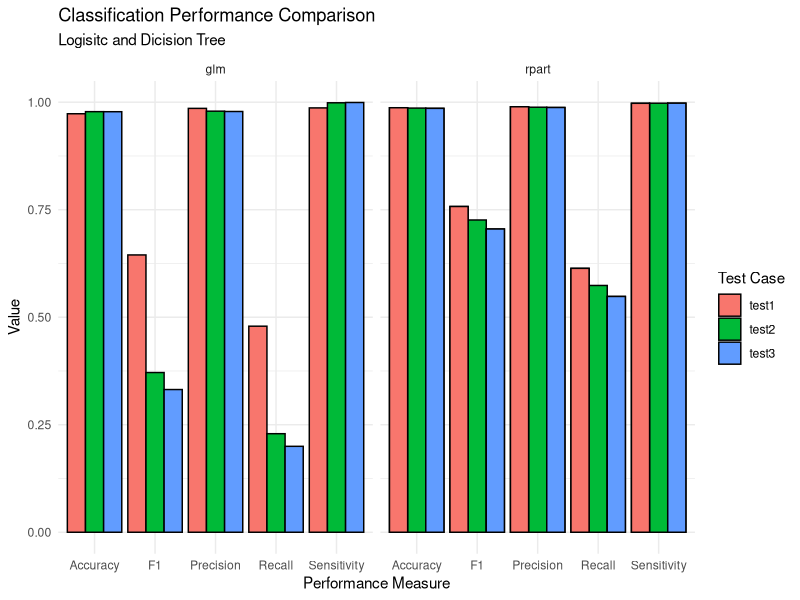
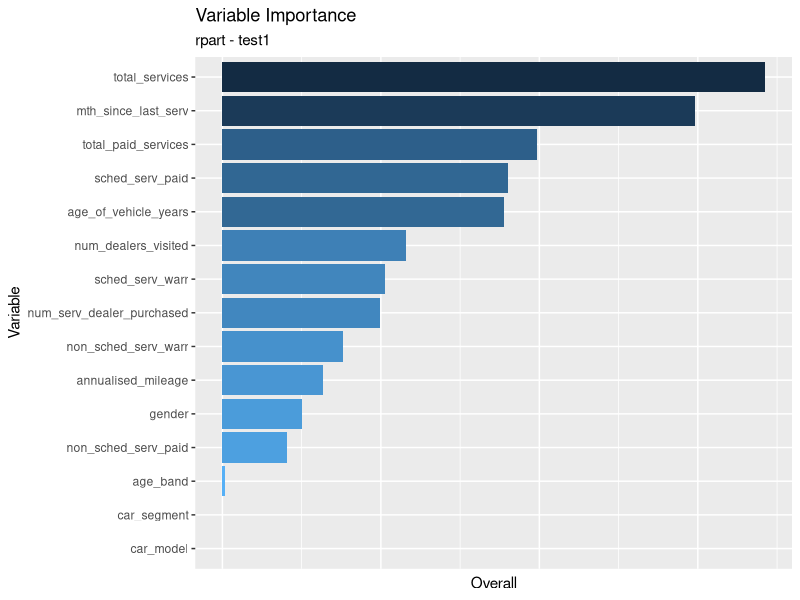
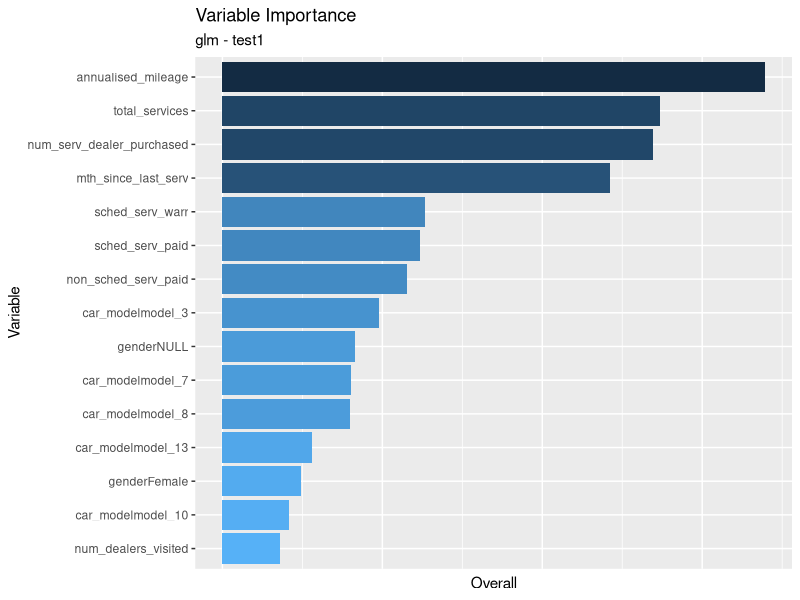
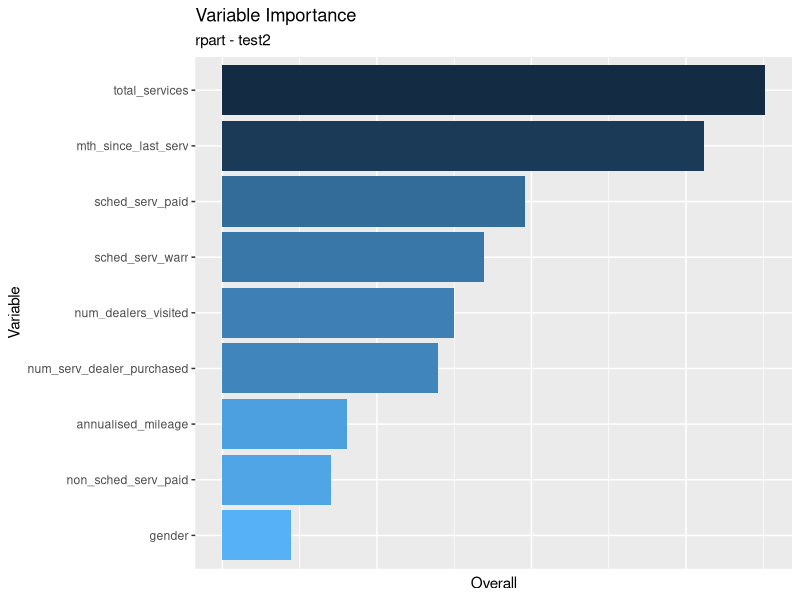
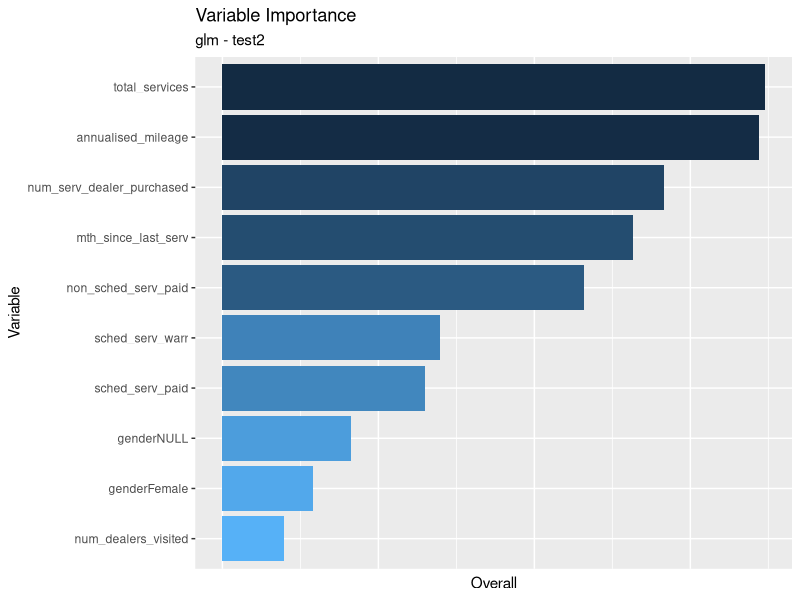
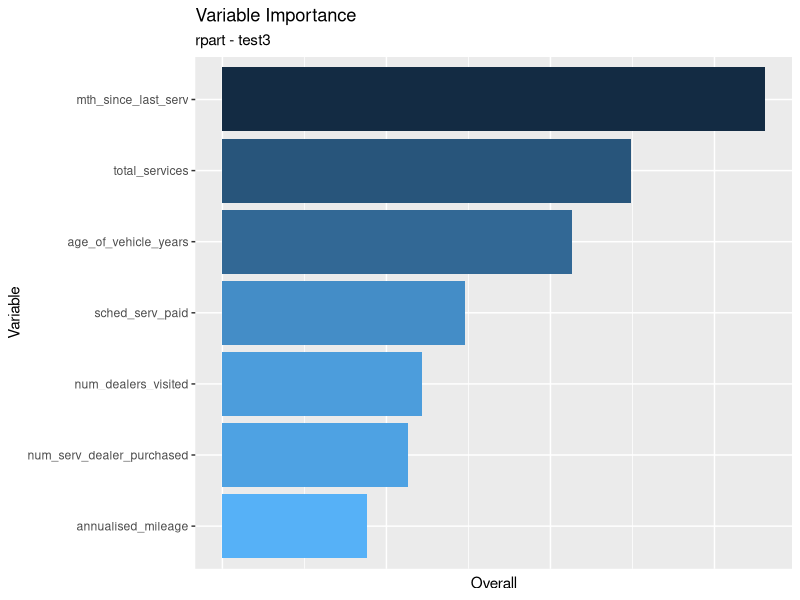
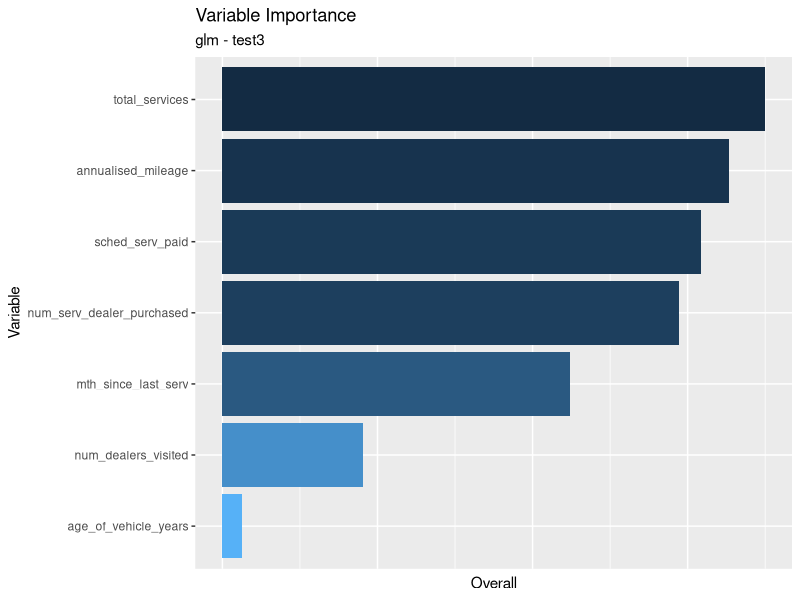

Here is the R script that generated these plots, in order:
#### compare test results 

library(readr)
library(dplyr)
library(ggplot2)
library(tidyr)



#### Compare performance measures ####
r1 <- read_csv("./glm_full_report.csv")
r2 <- read_csv("./rpart_full_report.csv")


df <- rbind(r1, r2)


df %>% filter(model.type == "rpart" | model.type == "glm" , 
              name %in% c("test1", "test2", "test3")) %>% 
  gather(key = "measure", value = "value", 4:8) %>% 
  ggplot(aes(x = measure, y=value, fill=name)) + 
  geom_bar(stat="identity", position = "dodge", colour="black") + 
  facet_wrap(~ model.type) + 
  theme_minimal() + 
  labs(title = "Classification Performance Comparison",
       subtitle = "Logisitc and Dicision Tree ", 
       
       x = 'Performance Measure', 
       y = 'Value', 
       fill = "Test Case"
  ) 



#### compare variable importance ####

v1 <- read_csv("./glm_varimp.csv")
v2 <- read_csv("./rpart_varimp.csv")

vdf <- df <- rbind(v1, v2)


varImpRankPlot <- function(df, m, t){
  df %>% filter(model.type == m, test==t) %>% 
    arrange(desc(Overall)) %>% 
    head(15) %>%
    ggplot(aes(x=reorder(varName, Overall), y=Overall, fill=-Overall)) + 
    geom_bar(stat="identity") + 
    coord_flip() +
    theme( legend.position = "none", 
           axis.ticks.x = element_blank(), 
           axis.text.x = element_blank()) + 
    labs( title = "Variable Importance", 
          subtitle = paste(m, "-", t), 
           x = "Variable")
    
}


vdf %>% varImpRankPlot("rpart", "test1")
vdf %>% varImpRankPlot("glm", "test1")

vdf %>% varImpRankPlot("rpart", "test2")
vdf %>% varImpRankPlot("glm", "test2")

vdf %>% varImpRankPlot("rpart", "test3")
vdf %>% varImpRankPlot("glm", "test3")

